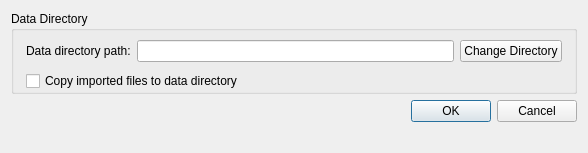
<?xml version="1.0" encoding="UTF-8"?>
<ui version="4.0">
 <class>PreferencesDialog</class>
 <widget class="QDialog" name="PreferencesDialog">
  <property name="geometry">
   <rect>
    <x>0</x>
    <y>0</y>
    <width>588</width>
    <height>153</height>
   </rect>
  </property>
  <property name="windowTitle">
   <string>Preferences</string>
  </property>
  <layout class="QVBoxLayout" name="verticalLayout">
   <item>
    <widget class="QGroupBox" name="groupBox">
     <property name="title">
      <string>Data Directory</string>
     </property>
     <layout class="QVBoxLayout" name="verticalLayout_2">
      <property name="spacing">
       <number>0</number>
      </property>
      <property name="leftMargin">
       <number>12</number>
      </property>
      <property name="topMargin">
       <number>0</number>
      </property>
      <property name="rightMargin">
       <number>12</number>
      </property>
      <property name="bottomMargin">
       <number>0</number>
      </property>
      <item>
       <widget class="QWidget" name="widget" native="true">
        <layout class="QHBoxLayout" name="horizontalLayout_2">
         <property name="leftMargin">
          <number>0</number>
         </property>
         <property name="rightMargin">
          <number>0</number>
         </property>
         <item>
          <widget class="QLabel" name="gui_DirectoryPathLabel">
           <property name="text">
            <string>Data directory path:</string>
           </property>
          </widget>
         </item>
         <item>
          <widget class="QLineEdit" name="gui_DirectoryPathEdit">
           <property name="readOnly">
            <bool>true</bool>
           </property>
          </widget>
         </item>
         <item>
          <widget class="QPushButton" name="gui_DirectoryPathButton">
           <property name="text">
            <string>Change Directory</string>
           </property>
          </widget>
         </item>
        </layout>
       </widget>
      </item>
      <item>
       <widget class="QCheckBox" name="gui_CopyImportedFilesToDataDirectoryCheckBox">
        <property name="text">
         <string>Copy imported files to data directory</string>
        </property>
       </widget>
      </item>
     </layout>
    </widget>
   </item>
   <item>
    <widget class="QDialogButtonBox" name="gui_ButtonBox">
     <property name="orientation">
      <enum>Qt::Horizontal</enum>
     </property>
     <property name="standardButtons">
      <set>QDialogButtonBox::Cancel|QDialogButtonBox::Ok</set>
     </property>
    </widget>
   </item>
   <item>
    <spacer name="verticalSpacer">
     <property name="orientation">
      <enum>Qt::Vertical</enum>
     </property>
     <property name="sizeHint" stdset="0">
      <size>
       <width>20</width>
       <height>40</height>
      </size>
     </property>
    </spacer>
   </item>
  </layout>
 </widget>
 <resources/>
 <connections>
  <connection>
   <sender>gui_ButtonBox</sender>
   <signal>accepted()</signal>
   <receiver>PreferencesDialog</receiver>
   <slot>accept()</slot>
   <hints>
    <hint type="sourcelabel">
     <x>248</x>
     <y>254</y>
    </hint>
    <hint type="destinationlabel">
     <x>157</x>
     <y>274</y>
    </hint>
   </hints>
  </connection>
  <connection>
   <sender>gui_ButtonBox</sender>
   <signal>rejected()</signal>
   <receiver>PreferencesDialog</receiver>
   <slot>reject()</slot>
   <hints>
    <hint type="sourcelabel">
     <x>316</x>
     <y>260</y>
    </hint>
    <hint type="destinationlabel">
     <x>286</x>
     <y>274</y>
    </hint>
   </hints>
  </connection>
 </connections>
</ui>
